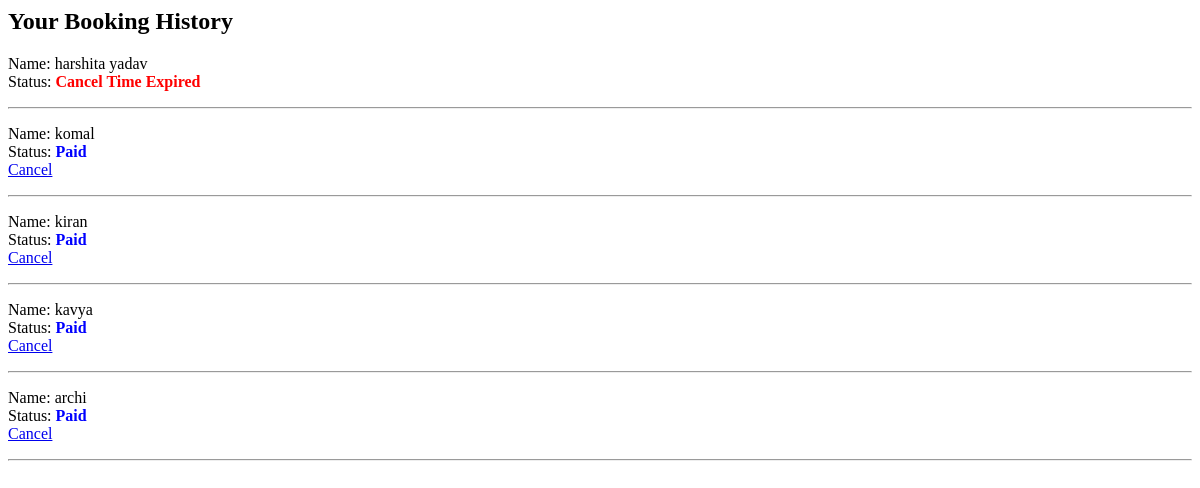
Page /history (signed in) on the earlier database version.
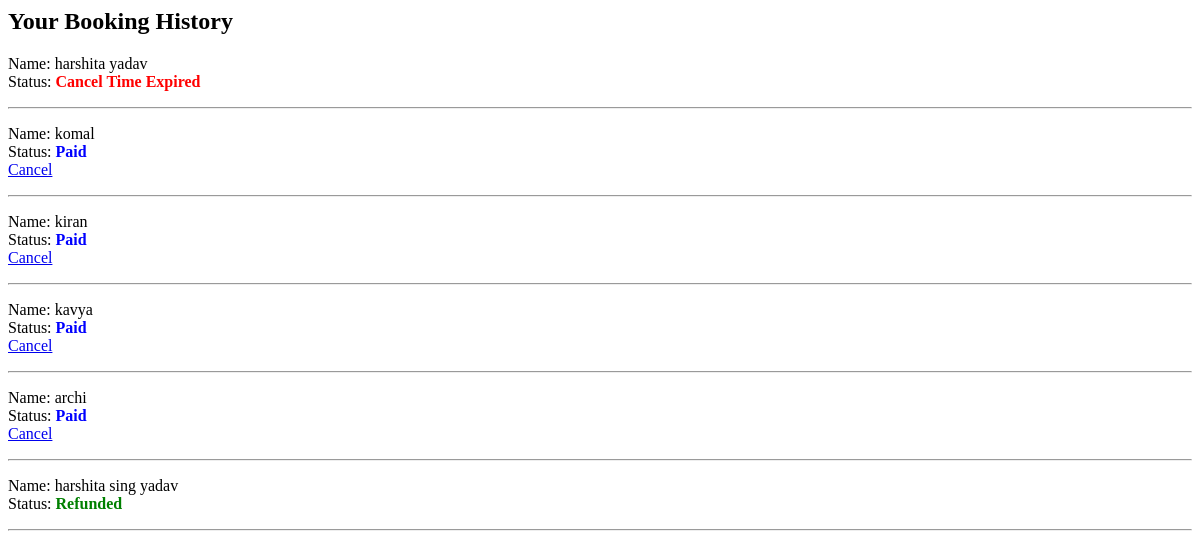
Same page on the later database version.
### myapp/models.py (models this page shows, shortened)
class roomBook(models.Model):
    user = models.ForeignKey(User, on_delete=models.CASCADE)
    id = models.AutoField(primary_key=True)
    your_name = models.CharField(max_length=100)
    your_email = models.EmailField(max_length=100)
    checkin = models.DateField()
    checkout = models.DateField()
    guests = models.IntegerField()
    payment_status = models.CharField(max_length=20, default="Pending")
    paypal_order_id = models.CharField(max_length=200, null=True, blank=True)
    paypal_capture_id = models.CharField(max_length=200, null= True, blank = True)
    created_at = models.DateTimeField(auto_now_add=True)

### myapp/views.py (the view)
# urls.py: path('history', views.history, name='history'),
def history(request):
    if request.user.is_anonymous:
        return redirect("/login")
    bookings = roomBook.objects.all()#filter(your_email=request.user.email)
    return render(request, "history.html", {"bookings": bookings})

### templates/history.html
{% load static %}
<h2>Your Booking History</h2>
{% for b in bookings %}
<p>
Name: {{b.your_name}} <br>
Status:
{% if b.payment_status == "Paid" %}
    <span style="color:blue; font-weight:bold;">{{b.payment_status}}</span>
{% elif b.payment_status == "Pending" %}
    <span style="color:orange; font-weight:bold;">{{b.payment_status}}</span>
{% elif b.payment_status == "Refunded" %}
    <span style="color:green; font-weight:bold;">{{b.payment_status}}</span>
{% elif b.payment_status == "Cancel Time Expired" %}
    <span style="color:red; font-weight:bold;">{{b.payment_status}}</span>
{% endif %}
<br>
{% if b.payment_status == "Paid" or b.payment_status == "Pending" %}
    <a href="/cancel_booking/{{b.id}}">Cancel</a>
{% endif %}
</p>
<hr>
{% endfor %}

Differences in the rows shown:
added roomBook: your_name "harshita sing yadav", payment_status "Refunded"
